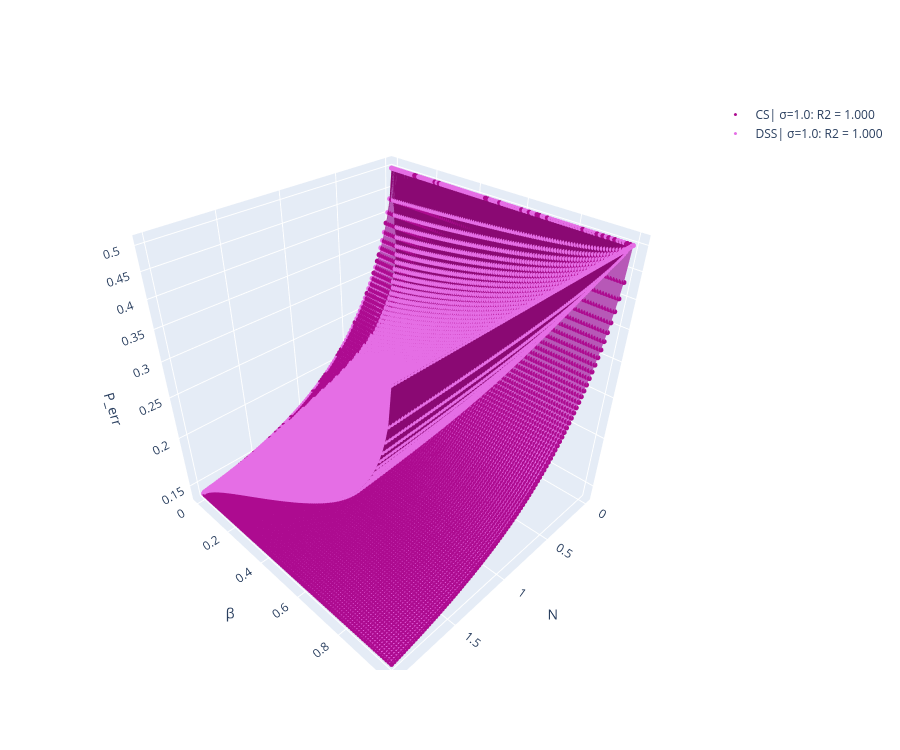

Write notebook code for a chart like this one.
### Code cell
reload_protocols()
sigmas = [1.0]
pd.plot_homodyne_perr(sigmas, colors_1, colors_2, dss = 'all', cs = 'all')

### Figure 1 — Plotly figure (JSON) as saved in the notebook; plotly's stock layout.template omitted (floating-point values rounded to 4 significant figures; data arrays with more than 128 entries replaced by an {"elided": "..."} marker saying what was removed)
{"data": [{"colorscale": [[0, "#e56ee5"], [1, "#e56ee5"]], "showscale": false, "surfacecolor": {"elided": "101x101 float values"}, "type": "surface", "x": {"elided": "101x101 float values"}, "y": {"elided": "101x101 float values"}, "z": {"elided": "101x101 float values"}}, {"marker": {"color": "#AD0B90", "size": 3}, "mode": "markers", "name": "CS| σ=1.0: R2 = 1.000", "type": "scatter3d", "x": {"elided": "10201 float values"}, "y": {"elided": "10201 float values"}, "z": {"elided": "10201 float values"}}, {"colorscale": [[0, "#AD0B90"], [1, "#AD0B90"]], "showscale": false, "surfacecolor": {"elided": "101x101 float values"}, "type": "surface", "x": {"elided": "101x101 float values"}, "y": {"elided": "101x101 float values"}, "z": {"elided": "101x101 float values"}}, {"marker": {"color": "#e56ee5", "size": 3}, "mode": "markers", "name": "DSS| σ=1.0: R2 = 1.000", "type": "scatter3d", "x": {"elided": "10201 float values"}, "y": {"elided": "10201 float values"}, "z": {"elided": "10201 float values"}}], "layout": {"height": 750, "scene": {"aspectmode": "cube", "xaxis": {"title": {"text": "N"}}, "yaxis": {"title": {"text": "β"}}, "zaxis": {"title": {"text": "P_err"}, "type": "log"}}, "width": 900}}
